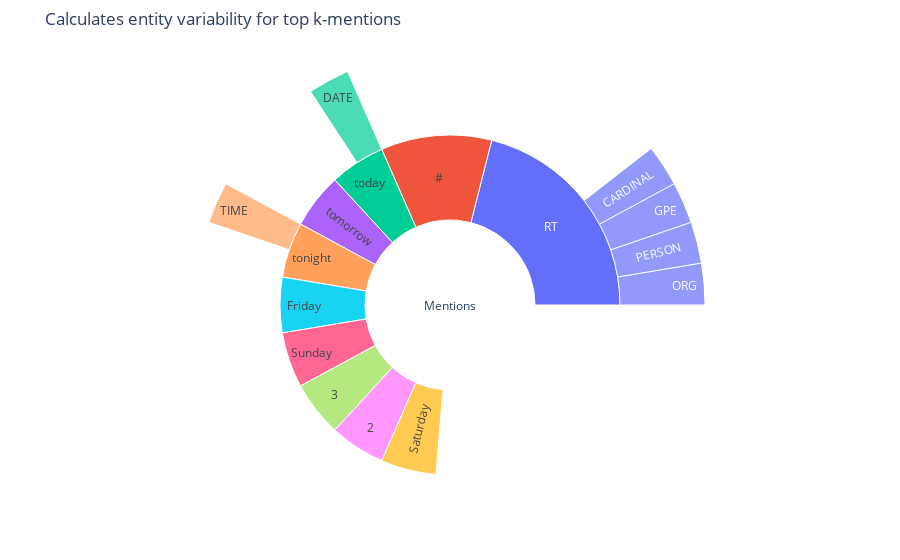

The cell this chart's notebook holds for it:
### Markdown cell above
## Explore the metrics for the dataset

### Code cell
from rubrix.metrics.token_classification import mention_consistency

mention_consistency(name="spacy_sm_wnut17").visualize()

### Figure 1 — Plotly figure (JSON) as saved in the notebook; plotly's stock layout.template omitted (floating-point values rounded to 4 significant figures)
{"data": [{"labels": ["Mentions", "RT", "ORG", "PERSON", "GPE", "CARDINAL", "#", "CARDINAL", "ORG", "today", "DATE", "tomorrow", "DATE", "tonight", "TIME", "Friday", "DATE", "Sunday", "DATE", "3", "CARDINAL", "2", "CARDINAL", "Saturday", "DATE"], "parents": ["", "Mentions", "RT", "RT", "RT", "RT", "Mentions", "#", "#", "Mentions", "today", "Mentions", "tomorrow", "Mentions", "tonight", "Mentions", "Friday", "Mentions", "Sunday", "Mentions", "3", "Mentions", "2", "Mentions", "Saturday"], "type": "sunburst", "values": [10, 4, 1, 1, 1, 1, 2, 1, 1, 1, 1, 1, 1, 1, 1, 1, 1, 1, 1, 1, 1, 1, 1, 1, 1]}], "layout": {"autosize": true, "margin": {"b": 0, "l": 0, "r": 0, "t": 50}, "title": {"text": "Calculates entity variability for top k-mentions"}}}
